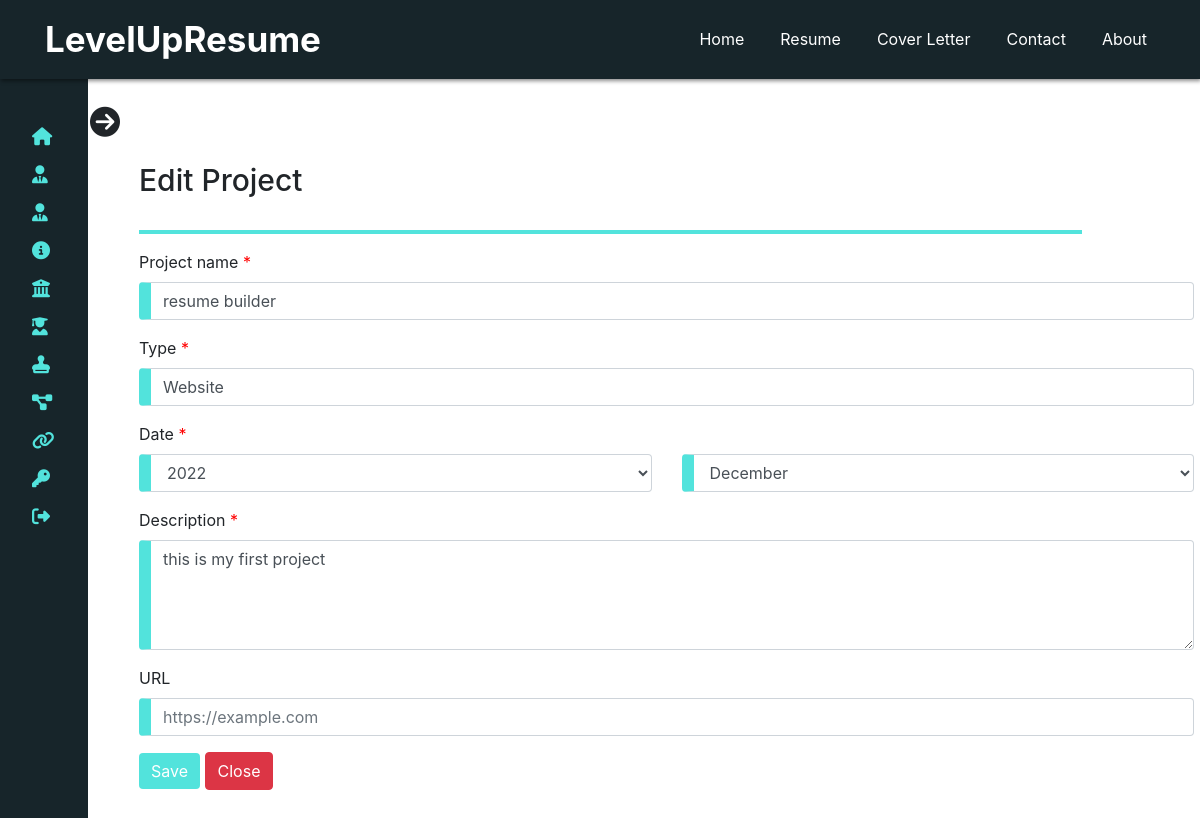
Page /user/userphpfiles/editproject.php?edit_project_id=1 on the committed database.
### tables this page shows
CREATE TABLE `project` (
  `sno` int(11) NOT NULL,
  `projectname` varchar(255) NOT NULL,
  `projecttype` varchar(255) NOT NULL,
  `projectcompleteyear` varchar(255) NOT NULL,
  `projectcompletemonth` varchar(255) NOT NULL,
  `projectdiscp` varchar(255) NOT NULL,
  `projecturl` varchar(255) NOT NULL,
  `userid` int(11) NOT NULL
);

### user/userphpfiles/editproject.php (the view, shortened to what this page needs)
<?php
include '../../dbconnection.php';
?>
<!doctype html>
<html lang="en">
<head>
    <link rel="stylesheet" href="https://cdn.jsdelivr.net/npm/bootstrap@4.5.3/dist/css/bootstrap.min.css"
>
    <link rel="stylesheet" href="../css/UserStyle.css">
</head>
<body>
    <?php
    require 'hiddneuserNavbar.php';
    ?>
    <?php
    require 'hiddnesidebar.php';
    ?>
    <div class="main-containt">
        <div class="container">
            <div class="title-work-exp">
                <h1>Edit Project</h1>
                <hr>
                <?php
                if (isset($_GET['edit_project_id'])) {
                    $sql = "SELECT * FROM `project` WHERE sno =" . $_GET['edit_project_id'];
                    $result = mysqli_query($conn, $sql);
                    $row = mysqli_fetch_assoc($result);
                ?>
                <form action="" method="post" onsubmit="return projectverification()" style="margin-bottom: 80px;">
                    <div class="form-group">
                        <label for="project-name">Project name <span style="color: red;">*</span></label>
                        <input type="text" class="form-control" id="project-name" aria-describedby="emailHelp"
                            placeholder="Project name" name="projname" value="<?php echo $row['projectname']; ?>">
                    </div>
                    <div class="form-group">
                        <label for="project-type">Type <span style="color: red;">*</span></label>
                        <input type="text" class="form-control" id="project-type" aria-describedby="emailHelp"
                            placeholder="Website, Android app etc." name="projtype" value="<?php echo $row['projecttype']; ?>">
                    </div>
                    <div class="form-group">
                        <label for="exampleInputEmail1">Date <span style="color: red;">*</span></label>
                        <div class="row">
                            <div class="col-md-6">
                                <select id="select-skill" class="form-control project-year" name="compdateyear">
                                    <option value="<?php echo $row['projectcompleteyear']; ?>" selected>
                                        <?php echo $row['projectcompleteyear']; ?></option>
                                </select>
                            </div>
                            <div class="col-md-6">
                                <select id="select-skill" class="form-control project-month" name="compdatemonth">
                                    <option value="<?php echo $row['projectcompletemonth']; ?>" selected>
                                        <?php echo $row['projectcompletemonth']; ?></option>
                                </select>
                            </div>
                        </div>
                    </div>
                    <div class="form-group">
                        <label for="project-descript">Description <span style="color: red;">*</span></label>
                        <textarea cols="30" rows="4" class="form-control" id="project-descript"
                            placeholder="Give some info about your Project" name="projdesc"><?php echo $row['projectdiscp']; ?></textarea>
                    </div>
                    <div class="form-group">
                        <label for="project-url">URL</label>
                        <input type="text" class="form-control" id="project-url" aria-describedby="emailHelp"
                            placeholder="https://example.com" name="projecturl" value="<?php echo $row['projecturl']; ?>">
                    </div>
                    <div>
                        <button type="submit" class="btn btn-primary btn-background-colour"
                            name="insertproject">Save</button>
                        <button type="button" class="btn btn-danger" data-dismiss="modal">Close</button>
                    </div>
                </form>
                <?php
                }
                ?>
            </div>
        </div>
    </div>
</body>
</html>

### user/css/UserStyle.css (style rules this page uses)
* { padding: 0px; margin: 0px; box-sizing: border-box; }
body { font-size: 16px; }
h1, h2, h3, h4, h5, h6 { font-weight: bold; }
input[type=email], input[type=password], input[type=text], #select-skill, .select-option, textarea { width: 100% !important; border-left: 12px solid rgb(82, 227, 220) !important; }
:root { --tran-03: all 0.2s ease; --tran-03: all 0.3s ease; --tran-04: all 0.3s ease; --tran-05: all 0.3s ease; }
.btn-background-colour { background-color: rgb(82, 227, 220); border: none; outline: none; }
.main-containt { position: absolute; margin-top: 150px; margin-left: 270px; width: calc(100% - 360px); transition: var(--tran-05); z-index: -1; }
.main-containt h1 { font-size: 30px; font-weight: 500; color: var(--text-color); padding: 12px 0px; }
.left-sidebar.close-sidebar~.main-containt { margin-top: 150px; margin-left: 112px; width: calc(100% - 115px); }
.main-containt .container { margin-left: 12px; }
.main-containt .container .title-work-exp hr { width: 89%; margin-top: 20px; border: 2px solid rgb(82, 227, 220); }

### rows in the picture
project: projname "resume builder", projtype "Website", compdateyear "2022", compdatemonth "December", projdesc "this is my first project"
